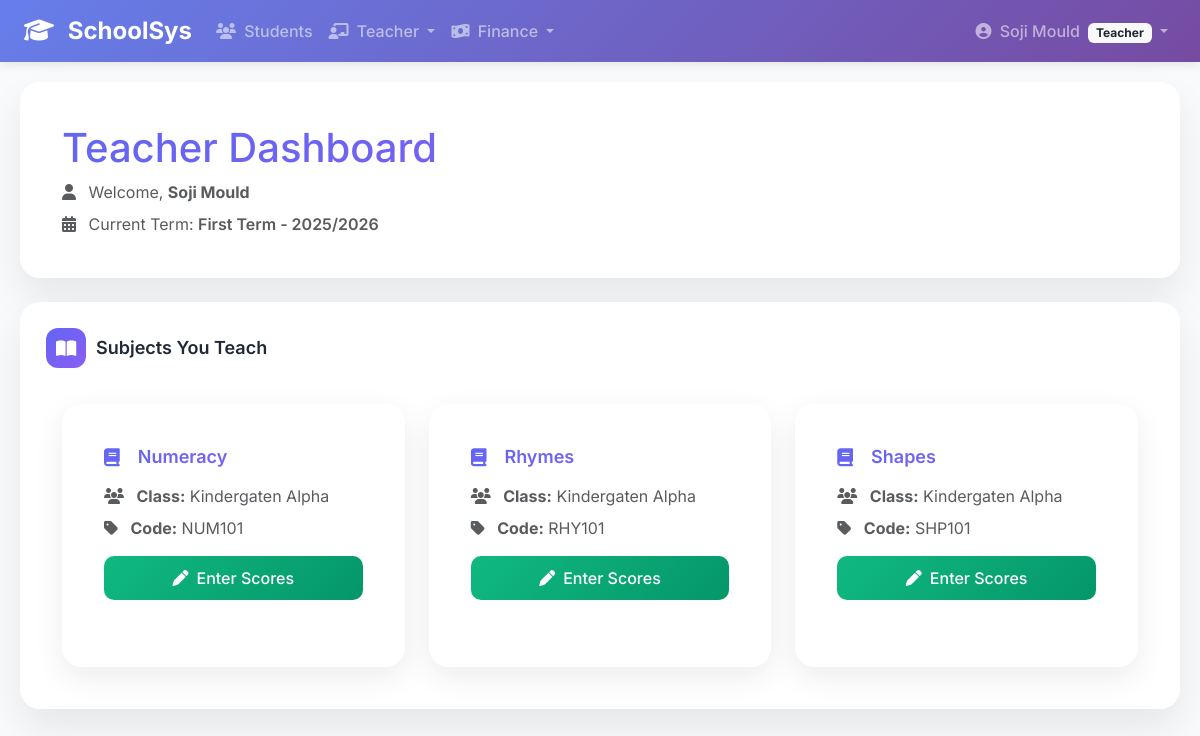
Screenshot of /teacher/dashboard/ (signed in) with the database file from the repository.
### core/models.py (models this page shows, shortened)
class User(AbstractUser):
    USER_TYPE_CHOICES = (
        ('admin', 'Administrator'),
        ('teacher', 'Teacher'),
        ('parent', 'Parent'),
        ('student', 'Student'),
        ('accountant', 'Accountant'),
    )
    user_type = models.CharField(max_length=10, choices=USER_TYPE_CHOICES)
    phone = models.CharField(max_length=15, blank=True)
    is_approved = models.BooleanField(default=False)  # For admin approval

class SchoolTerm(models.Model):
    session = models.ForeignKey(SchoolSession, on_delete=models.CASCADE)
    name = models.CharField(max_length=50,choices=TERM)  # "First Term", "Second Term", etc.
    start_date = models.DateField()
    end_date = models.DateField()
    is_current = models.BooleanField(default=False)
    def __str__(self):
        return f"{self.name} - {self.session.name}"

class SchoolSession(models.Model):
    name = models.CharField(max_length=50,choices=SESS)  # e.g., "2023/2024 Academic Session"
    start_date = models.DateField()
    end_date = models.DateField()
    is_current = models.BooleanField(default=False)

### staff/models.py (models this page shows, shortened)
class Teacher(models.Model):
    user = models.OneToOneField(User, on_delete=models.CASCADE)
    staff_id = models.CharField(max_length=20, unique=True)
    qualification = models.CharField(max_length=100)
    specialization = models.CharField(max_length=100)
    date_employed = models.DateField()
    is_active = models.BooleanField(default=True)

### academics/models.py (models this page shows, shortened)
class ClassSubject(models.Model):
    class_info = models.ForeignKey(Class, on_delete=models.CASCADE)
    subject = models.ForeignKey(Subject, on_delete=models.CASCADE)
    teacher = models.ForeignKey('staff.Teacher', on_delete=models.SET_NULL, null=True)
    class Meta:
        unique_together = ('class_info', 'subject')

class Subject(models.Model):
    name = models.CharField(max_length=100)
    code = models.CharField(max_length=10, unique=True)
    description = models.TextField(blank=True)

class Class(models.Model):
    ARM_CHOICES = (
        ('Alpha', 'Alpha'),
        ('Beta', 'Beta'),
        ('Gamma', 'Gamma'),
        ('Delta', 'Delta'),
    )
    name = models.CharField(max_length=50)  # "Primary 1", "Primary 2"
    short_name = models.CharField(max_length=10)  # "P1", "P2"
    level = models.PositiveSmallIntegerField()  # 1-6 for primary school
    arm = models.CharField(max_length=20, blank=True, null=True, choices=ARM_CHOICES,default="Alpha")  # "Alpha", "Beta", "Gamma"
    class Meta:
        unique_together = ('level', 'arm')  # Prevents duplicate P1 Alpha
        ordering = ['level', 'arm']
    def __str__(self):
        if self.arm:
            return f"{self.name} {self.arm}"
        return self.name

### staff/views.py (the view)
# urls.py: path('dashboard/', views.teacher_dashboard, name='teacher_dashboard'),
@login_required
def teacher_dashboard(request):
    try:
        teacher = Teacher.objects.get(user=request.user)
    except Teacher.DoesNotExist:
        messages.error(request, "You are not registered as a teacher.")
        return redirect('home')
    current_term = SchoolTerm.objects.filter(is_current=True).first()
    subjects_taught = ClassSubject.objects.filter(
        teacher=teacher
    ).select_related('class_info', 'subject')
    class_teacher_assignment = ClassTeacher.objects.filter(
        teacher=teacher,
        academic_session__is_current=True
    ).select_related('class_assigned').first()
    context = {
        'teacher': teacher,
        'current_term': current_term,
        'subjects_taught': subjects_taught,
        'class_teacher_assignment': class_teacher_assignment,
    }
    return render(request, 'staff/teacher_dashboard.html', context)

### templates/staff/teacher_dashboard.html (shortened to what this page needs)
{% extends 'core/base.html' %}
{% load static %}
{% block content %}
<div class="dashboard-container">
    <div class="card mb-4">
        <div class="card-body">
            <h1 class="text-gradient mb-2">Teacher Dashboard</h1>
            <p class="text-muted mb-2">
                <i class="fas fa-user me-2"></i>
                Welcome, <strong>{{ teacher.user.get_full_name }}</strong>
            </p>
            {% if current_term %}
            <p class="text-muted mb-0">
                <i class="fas fa-calendar-alt me-2"></i>
                Current Term: <span class="fw-semibold">{{ current_term }}</span>
            </p>
            {% else %}
            <div class="alert alert-warning mt-3" role="alert">
                <i class="fas fa-exclamation-triangle me-2"></i>
                No active term found. Please contact the administrator.
            </div>
            {% endif %}
        </div>
    </div>
    <div class="card">
        <div class="card-header">
            <h2 class="card-title">
                <span class="card-icon">
                    <i class="fas fa-book-open"></i>
                </span>
                Subjects You Teach
            </h2>
        </div>
        <div class="card-body">
            {% if subjects_taught %}
            <div class="row g-4">
                {% for class_subject in subjects_taught %}
                <div class="col-md-6 col-lg-4">
                    <div class="card h-100 shadow-soft">
                        <div class="card-body">
                            <h5 class="card-title text-gradient mb-3">
                                <i class="fas fa-book me-2"></i>
                                {{ class_subject.subject.name }}
                            </h5>
                            <p class="text-muted mb-2">
                                <i class="fas fa-users me-2"></i>
                                <strong>Class:</strong> {{ class_subject.class_info }}
                            </p>
                            <p class="text-muted mb-3">
                                <i class="fas fa-tag me-2"></i>
                                <strong>Code:</strong> {{ class_subject.subject.code }}
                            </p>
                            <a href="{% url 'enter_subject_scores' class_subject.id %}"
                               class="btn btn-success w-100">
                                <i class="fas fa-pen me-2"></i>Enter Scores
                            </a>
                        </div>
                    </div>
                </div>
                {% endfor %}
            </div>
            {% else %}
            <div class="no-data">
                <i class="fas fa-book-open"></i>
                <p>No subjects assigned yet. Please contact the administrator.</p>
            </div>
            {% endif %}
        </div>
    </div>
</div>
{% endblock %}

### templates/core/base.html (shortened to what this page needs)
<!DOCTYPE html>
<html lang="en">
<head>
    <link href="https://cdn.jsdelivr.net/npm/bootstrap@5.3.0/dist/css/bootstrap.min.css" rel="stylesheet">
    <link rel="stylesheet" href="https://cdnjs.cloudflare.com/ajax/libs/font-awesome/6.4.0/css/all.min.css">
</head>
<body>
    <nav class="navbar navbar-expand-lg navbar-dark bg-dark">
        <div class="container-fluid px-4">
            <a class="navbar-brand" href="{% url 'dashboard' %}">
                <i class="fas fa-graduation-cap me-2"></i>
                SchoolSys
            </a>
            <div class="collapse navbar-collapse" id="navbarContent">
                <ul class="navbar-nav me-auto">
                    {% if user.is_authenticated %}
                        <li class="nav-item">
                            <a class="nav-link" href="{% url 'student_list' %}">
                                <i class="fas fa-users me-1"></i>
                                Students
                            </a>
                        </li>
                        {% if user.user_type == 'teacher' %}
                        <li class="nav-item dropdown">
                            <a class="nav-link dropdown-toggle" href="#" id="teacherDropdown" role="button" data-bs-toggle="dropdown">
                                <i class="fas fa-chalkboard-teacher me-1"></i>
                                Teacher
                            </a>
                        </li>
                        {% endif %}
                        <li class="nav-item dropdown">
                            <a class="nav-link dropdown-toggle" href="#" id="financeDropdown" role="button" data-bs-toggle="dropdown">
                                <i class="fas fa-money-bill-wave me-1"></i>
                                Finance
                            </a>
                        </li>
                    {% endif %}
                </ul>
                <ul class="navbar-nav">
                    {% if user.is_authenticated %}
                        <li class="nav-item dropdown">
                            <a class="nav-link dropdown-toggle" href="#" id="userDropdown" role="button" data-bs-toggle="dropdown">
                                <i class="fas fa-user-circle me-1"></i>
                                {{ user.get_full_name|default:user.username }}
                                {% if user.user_type %}
                                <span class="badge bg-light text-dark ms-1">{{ user.get_user_type_display }}</span>
                                {% endif %}
                            </a>
                        </li>
                    {% else %}
                        <li class="nav-item">
                            <a class="nav-link" href="{% url 'login' %}">
                                <i class="fas fa-sign-in-alt me-1"></i> Login
                            </a>
                        </li>
                    {% endif %}
                </ul>
            </div>
        </div>
    </nav>
    <div class="main-content">
        {% block content %}{% endblock %}
    </div>
</body>
</html>

### templates/core/base.html (style rules this page uses)
* { margin: 0; padding: 0; box-sizing: border-box; }
body { font-family: 'Inter', -apple-system, BlinkMacSystemFont, sans-serif; background-color: #f8fafc; color: #333; min-height: 100vh; }
.navbar-brand { font-weight: 700; font-size: 1.5rem; }
.navbar-dark.bg-dark { background: linear-gradient(135deg, #667eea 0%, #764ba2 100%) !important; box-shadow: 0 2px 10px rgba(0, 0, 0, 0.1); }
.nav-link { font-weight: 500; transition: all 0.3s ease; }
.main-content { min-height: calc(100vh - 76px); padding: 0; }
.dashboard-container { max-width: 1400px; margin: 0 auto; padding: 20px; }
.card { background: rgba(255, 255, 255, 0.95); backdrop-filter: blur(20px); border-radius: 20px; padding: 25px; box-shadow: 0 20px 40px rgba(0, 0, 0, 0.08); border: 1px solid rgba(255, 255, 255, 0.2); transition: transform 0.3s ease, box-shadow 0.3s ease; margin-bottom: 25px; }
.card-header { display: flex; align-items: center; justify-content: space-between; margin-bottom: 20px; padding: 0; background: transparent; border: none; }
.card-title { font-size: 18px; font-weight: 600; color: #1f2937; display: flex; align-items: center; gap: 10px; margin: 0; }
.card-icon { width: 40px; height: 40px; border-radius: 12px; background: linear-gradient(135deg, #6366f1, #8b5cf6); color: white; display: flex; align-items: center; justify-content: center; font-size: 18px; }
.btn-success { background: linear-gradient(135deg, #10b981, #059669); border: none; border-radius: 10px; padding: 10px 20px; font-weight: 500; }
.text-gradient { background: linear-gradient(135deg, #6366f1, #8b5cf6); -webkit-background-clip: text; -webkit-text-fill-color: transparent; background-clip: text; }
.shadow-soft { box-shadow: 0 10px 30px rgba(0, 0, 0, 0.08); }

### rows the page displays
User: get_full_name "Soji Mould", user_type "Teacher"
Teacher: user.get_full_name "Soji Mould"
SchoolTerm: name+session "First Term - 2025/2026"
ClassSubject: subject.name "Numeracy", class_info "Kindergaten Alpha", subject.code "NUM101"
ClassSubject: subject.name "Rhymes", class_info "Kindergaten Alpha", subject.code "RHY101"
ClassSubject: subject.name "Shapes", class_info "Kindergaten Alpha", subject.code "SHP101"
